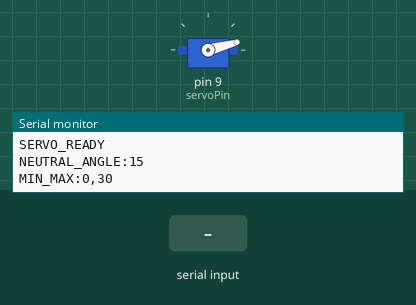
This sketch was run on a simulated Arduino Uno, built with avr-gcc and run on an emulated ATmega328P. On the bench: servo, the last lines printed to the serial monitor. The inputs (shaded band) are chosen by the test bench.

Above: at 1.2 s.
1.3 s: byte 30 received over Serial
At 2.3 s:
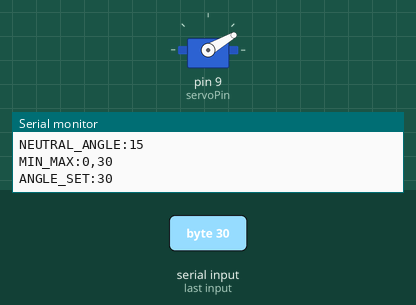
2.8 s: byte 90 received over Serial
Timing chart, 0 to 7.8 s (numbered marks = the images above; inputs shaded):
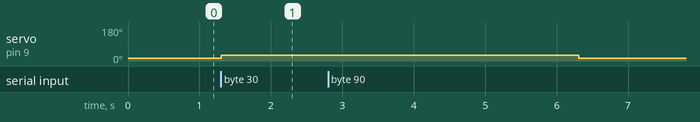

Measured:
- after the input at 1.3 s, servo on pin 9 (servoPin): 15° → 30° at once

The sketch:

temp.ino
```cpp
#include <Servo.h>

Servo beamServo;
const int servoPin = 9;

// Servo limits and defaults
const int MIN_ANGLE = 0;
const int MAX_ANGLE = 30;
const int NEUTRAL_ANGLE = 15;

int currentAngle = NEUTRAL_ANGLE;
unsigned long lastCommandTime = 0;
const unsigned long TIMEOUT_MS = 5000; // 5 second timeout

void setup() {
  Serial.begin(9600);
  beamServo.attach(servoPin);

  // Move to neutral position on startup
  beamServo.write(NEUTRAL_ANGLE);
  currentAngle = NEUTRAL_ANGLE;

  // Send ready signal
  Serial.println("SERVO_READY");
  Serial.print("NEUTRAL_ANGLE:");
  Serial.println(NEUTRAL_ANGLE);
  Serial.print("MIN_MAX:");
  Serial.print(MIN_ANGLE);
  Serial.print(",");
  Serial.println(MAX_ANGLE);
}

void loop() {
  // Check for incoming serial data
  if (Serial.available()) {
    int receivedAngle = Serial.read();  // Read raw byte (0-255)

    // Validate angle range
    if (receivedAngle >= MIN_ANGLE && receivedAngle <= MAX_ANGLE) {
      currentAngle = receivedAngle;
      beamServo.write(currentAngle);
      lastCommandTime = millis();

      // Send acknowledgment
      Serial.print("ANGLE_SET:");
      Serial.println(currentAngle);
    } else {
      // Send error for invalid angle
      Serial.print("ERROR:INVALID_ANGLE:");
      Serial.println(receivedAngle);
    }
  }

  // Safety timeout - return to neutral if no commands received
  if (millis() - lastCommandTime > TIMEOUT_MS && currentAngle != NEUTRAL_ANGLE) {
    currentAngle = NEUTRAL_ANGLE;
    beamServo.write(currentAngle);
    Serial.println("TIMEOUT:RETURNING_TO_NEUTRAL");
    lastCommandTime = millis(); // Reset timer to avoid repeated messages
  }

  // Small delay to prevent overwhelming serial
  delay(10);
}

// Optional: Handle special commands via serial string input
void serialEvent() {
  // This function is called automatically when serial data is available
  // Can be used for more complex command parsing if needed
}
```
